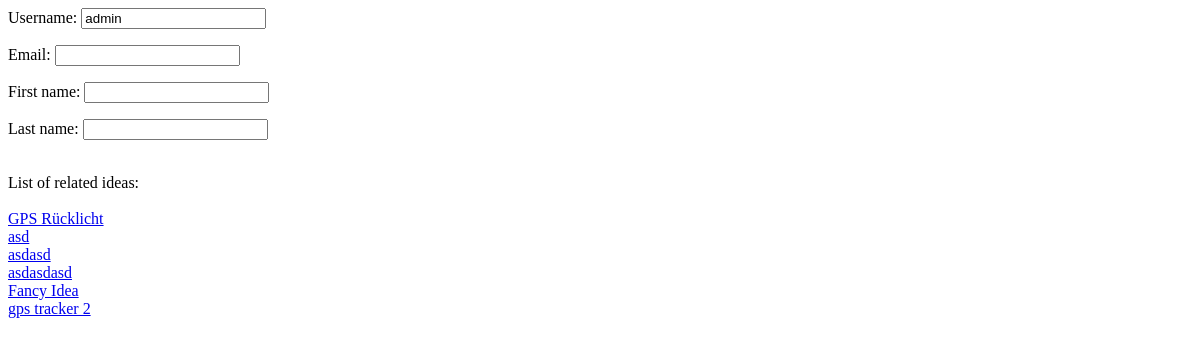
/accounts/profile/admin/, run on an earlier commit of the app's database.
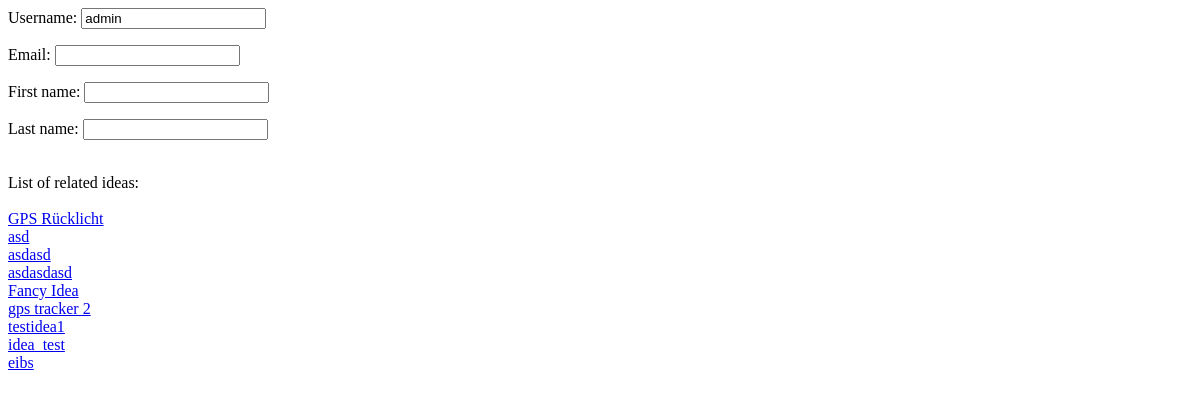
And on a later commit of the database.
### ManageIdea/models.py (models this page shows, shortened)
class Idea(models.Model):
    title=models.CharField(max_length = 400, unique=True)
    owner = models.ForeignKey(User)
    date_added=models.DateField(default=timezone.now())
    description_short=models.CharField(max_length=2048,default="this Idea has no short description yet")
    description_long=models.CharField(max_length=2048,default="this Idea has no long description yet")
    description_long_ip=models.BooleanField(default=False)
    tags = TaggableManager(help_text="A comma-separated list of tags.")
    tags_ip = models.BooleanField(default=False)
    class Meta:
        permissions = (
            ('view_idea', 'View idea'),
        )

### ManageUsers/views.py (the view)
# urls.py: url(r'^profile/(?P<User_username>\w+)/$', views.userprofile, name='userprofile'),
def userprofile(request,User_username):
	try:
		user = User.objects.get(username = User_username)
		user_form = DisplayUserForm(instance = user)
		ideas=Idea.objects.filter(owner=user)
		return render(request, 'ManageUsers/profile.html', {'user_form':user_form, 'ideas':ideas})
	except User.DoesNotExist:
		return render(request, 'ManageUsers/profile_does_not_exist.html', {'user_name':User_username})

### ManageUsers/forms.py
class DisplayUserForm(forms.ModelForm):
	username=forms.CharField(widget=forms.TextInput(attrs={'class':'disabled', 'readonly':'readonly'}))
	last_name=forms.CharField(widget=forms.TextInput(attrs={'class':'disabled', 'readonly':'readonly'}))
	first_name=forms.CharField(widget=forms.TextInput(attrs={'class':'disabled', 'readonly':'readonly'}))
	email = forms.EmailField(widget=forms.TextInput(attrs={'class':'disabled', 'readonly':'readonly'}))
	class Meta:
		model = User
		fields = ('username', 'email','first_name','last_name')

### ManageUsers/templates/ManageUsers/profile.html (shortened to what this page needs)
{{ user_form.as_p }}
List of related ideas: <br> </br>
  {% for idea in ideas %}
  <a href = "{% url 'ManageIdea:detail' idea.id %}"> {{ idea.title }} </a> </br>
  {% endfor %}

What changed in the data, as far as the page shows it:
added Idea: title "testidea1"
added Idea: title "idea_test"
added Idea: title "eibs"
